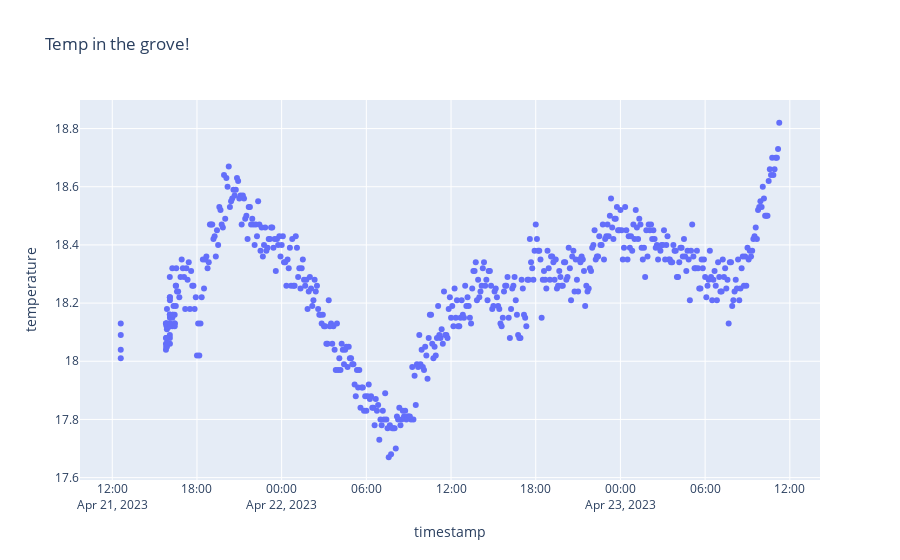

This figure's notebook cell:
### Code cell
fig = px.scatter(df, x="timestamp", y="temperature", title='Temp in the grove!')
fig.show()

### Figure 1 — Plotly figure (JSON) as saved in the notebook; plotly's stock layout.template omitted (floating-point values rounded to 4 significant figures; data arrays with more than 128 entries replaced by an {"elided": "..."} marker saying what was removed)
{"data": [{"hovertemplate": "timestamp=%{x}<br>temperature=%{y}<extra></extra>", "legendgroup": "", "marker": {"color": "#636efa", "symbol": "circle"}, "mode": "markers", "name": "", "orientation": "v", "showlegend": false, "type": "scatter", "x": {"elided": "567 str values"}, "xaxis": "x", "y": {"elided": "567 float values"}, "yaxis": "y"}], "layout": {"legend": {"tracegroupgap": 0}, "title": {"text": "Temp in the grove!"}, "xaxis": {"anchor": "y", "domain": [0, 1], "title": {"text": "timestamp"}}, "yaxis": {"anchor": "x", "domain": [0, 1], "title": {"text": "temperature"}}}}
